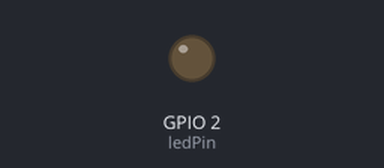
This sketch was run on a simulated ESP32. On the bench: output pins drawn as LEDs (lit = HIGH). WiFi joins after 1.5 s; servers stay silent unless stated; no MQTT or app messages arrive unless stated; what the sketch prints to the serial monitor is not drawn.

Above: at 0.0 s.
At 1.7 s:
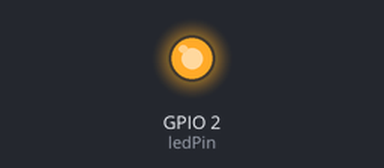
Timing chart, 0 to 3.4 s (numbered marks = the images above):
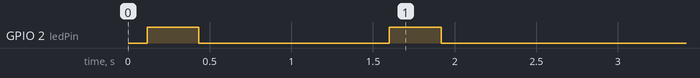

The sketch:

sensor_2.ino
```cpp
#include <WiFi.h>
#include <PubSubClient.h>
#include <random>

const char* ssid = "iksim";
const char* password = "ik3869662";

const char* mqtt_server = "192.168.154.176";

int timer = 1;

int last_time = 0;
double last_temp[12];
double sigma = 20;
double mean = 200;

std::default_random_engine generator;
std::normal_distribution<float> distribution(mean, sigma);

WiFiClient espClient;
PubSubClient client(espClient);

#define ledPin 2
#define freq 5000
#define channel 0
#define resolution 8

void blink_led(unsigned int times, unsigned int duration){
  for (int t = 0; t < times; t++) {
    for(int dutyCycle = 0; dutyCycle <= 255; dutyCycle++){
      ledcWrite(channel, dutyCycle);
      delayMicroseconds(250);
  }
    delay(duration);
    for(int dutyCycle = 255; dutyCycle >= 0; dutyCycle--){
      ledcWrite(channel, dutyCycle);
      delayMicroseconds(250);
  }
    delay(100);
  }
}

void setup_wifi() {
  delay(50);
  Serial.println();
  Serial.print("Connecting to ");
  Serial.print(ssid);

  WiFi.begin(ssid, password);

  while (WiFi.status() != WL_CONNECTED) {
    blink_led(1, 250);
    delay(1000);
    Serial.print(".");
  }

  Serial.println();
  Serial.println("WiFi connected");
  Serial.println("IP address: ");
  Serial.println(WiFi.localIP());
}

void connect_mqttServer() {
  while (!client.connected()) {
    if (WiFi.status() != WL_CONNECTED){
      setup_wifi();
    }
    Serial.print("Attempting MQTT connection...");
    if (client.connect("node3_sensor")) {
      Serial.println("connected");
      client.subscribe("raspi/sensors");
      timer = 1;
    } else {
      Serial.print("failed, rc=");
      Serial.print(client.state());
      Serial.println(" trying again in " + String(timer) + " seconds");
      blink_led(2, 250);
      delay(timer * 1000);
      timer *= 2;
    }
  }
}

void setup() {
  pinMode(ledPin, OUTPUT);
  Serial.begin(115200);

  ledcSetup(channel, freq, resolution);
  ledcAttachPin(ledPin, channel);

  setup_wifi();
  client.setServer(mqtt_server, 8000);

  double real_mean = 0;
  double real_std = 0;
  for (int i = 0 ; i < 12; i++) {
    last_temp[i] = distribution(generator);
    real_mean += last_temp[i] / 12;
  }

  for (int i = 0 ; i < 12; i++)
    real_std += pow(last_temp[i] - mean, 2) / 12;

  real_std = sqrt(real_std);

  mean = real_mean;
  sigma = real_std;

}

void loop() {
  if (!client.connected()) {
    connect_mqttServer();
  }
  client.loop();
  if (millis() - last_time > 5000) {
    last_time = millis();
    double new_data = distribution(generator);
    mean += (new_data - last_temp[11]) / 12;
    sigma = sqrt(pow(sigma, 2) + (pow(new_data - mean, 2) - pow(last_temp[11] - mean, 2)) / 12);
    for (int i = 11; i > 0; i--) {
      last_temp[i] = last_temp[i-1];
    }
    last_temp[0] = new_data;
    client.publish("raspi/sensors", String("{\"room\": 1, \"node_id\": 3, \"current_light\": " + String(new_data) + ", \"light_mean\": " + String(mean) + ", \"recent_changes\": " + String(sigma) + "}").c_str());
  }
}
```
